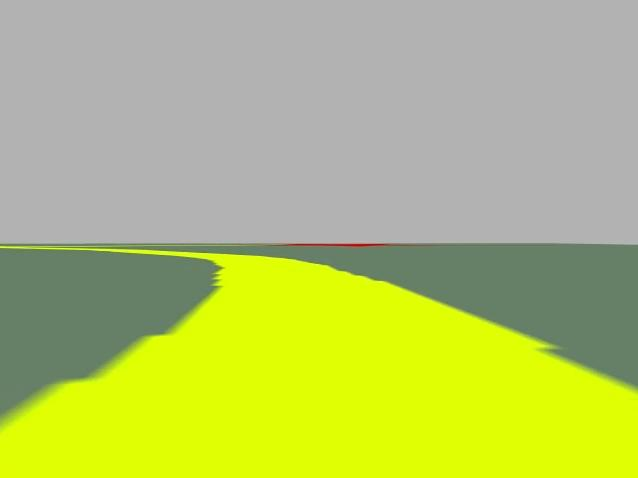
#> input picture src/tutorial/src/scripts/test1.jpg, 638 x 478 px
$ python hough.py
#> lines starting #> are read from the running program, lines starting #| are printed output that depends on the picture; after the words box and inside, x2 and y2 are one past the last pixel; in counts of white or black regions, pixels touching at a corner belong together
#!/usr/bin/env python3
import cv2
import numpy as np
img = cv2.imread('test1.jpg')
#> img is the input picture: shape (478, 638, 3); mean B, G, R 109, 194.4, 180.1
#gray = cv2.cvtColor(img,cv2.COLOR_BGR2GRAY)
#edges = cv2.Canny(gray,50,150,apertureSize = 7)

edges = cv2.Canny(img,50,100)
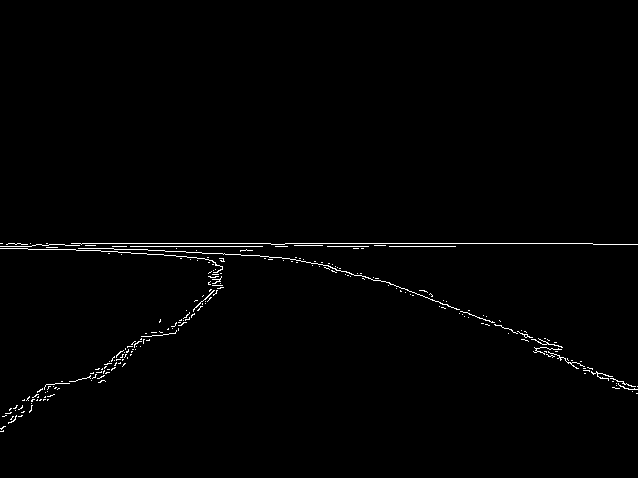
#> edges: shape (478, 638); 0.97% white in thin lines or dots, all inside (x1, y1, x2, y2) = (0, 243, 638, 432)
minLineLength = 500
maxLineGap = 10
lines = cv2.HoughLinesP(edges,1,np.pi/180,500,minLineLength,maxLineGap)
#> lines = [[82, 243, 270, 243]]
for x1,y1,x2,y2 in lines[0]:
    cv2.line(img,(x1,y1),(x2,y2),(0,300,0),2)
#> this loop made 1 pass
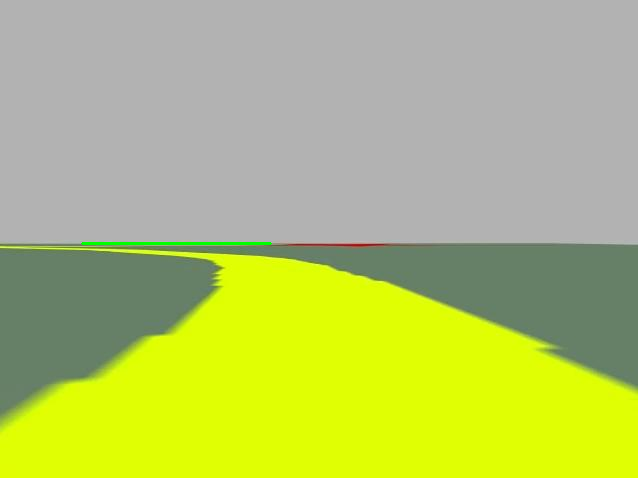
#> img: shape (478, 638, 3); 0.19% of pixels changed, all inside (x1, y1, x2, y2) = (81, 242, 272, 245)
cv2.imwrite('houghlines1.jpg',img)
